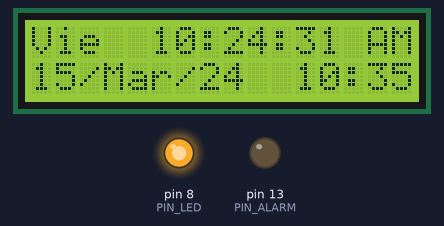
The sketch below on a simulated Arduino Uno, built with avr-gcc and run on an emulated ATmega328P. Parts: 16×2 character LCD, output pins drawn as LEDs (lit = HIGH). The local clock reads 2024-03-15 10:24:30 at power-on unless the sketch sets it.

Above: at 1.2 s.
At 5.4 s:
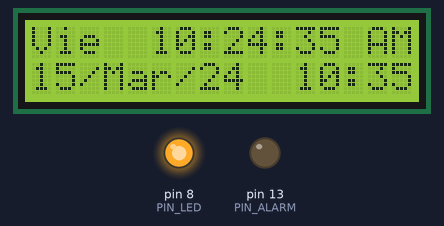
At 10.2 s:
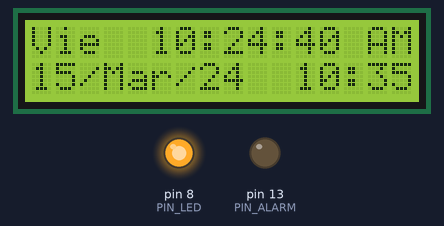
At 19.3 s:
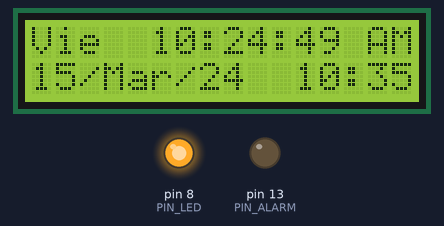
At 28.4 s:
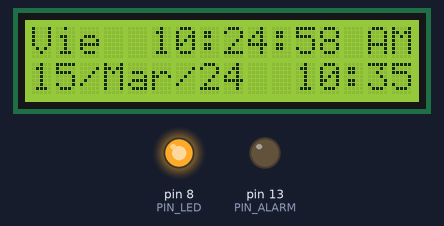
At 37.5 s:
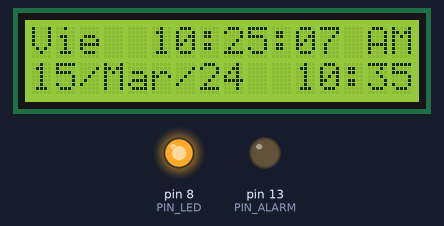

The sketch:

timbre-dr.ino
```cpp
#include <Wire.h>
#include <RTClib.h>
#include <LiquidCrystal_I2C.h>

#define PIN_ALARM 13
#define PIN_LED 8
#define PIN_ALARM_LED 5
#define RING_TIME 8

const DateTime nullTime = DateTime(1);

RTC_DS3231 rtc;
LiquidCrystal_I2C lcd(0x27, 16, 2);

DateTime alarm = nullTime;
byte nextAlarm[2] = { 0, 0 };
byte action = LOW;

String months[12] = { "Ene", "Feb", "Mar", "Abr", "May", "Jun", "Jul", "Ago", "Sep", "Oct", "Nov", "Dic" };
String days[7] = { "Dom", "Lun", "Mar", "Mie", "Jue", "Vie", "Sab" };
byte alarms[16][2] = {
  /// Mañana
  { 6, 30 },
  { 7, 30 },
  { 8, 30 },
  { 9, 30 },
  { 9, 45 },
  { 10, 35 },
  { 11, 25 },
  { 12, 10 },

  /// Tarde
  { 12, 30 },
  { 13, 30 },
  { 14, 30 },
  { 15, 25 },
  { 15, 40 },
  { 16, 30 },
  { 17, 15 },
  { 18, 0 },
};

void setup() {
  pinMode(PIN_ALARM, OUTPUT);
  pinMode(PIN_LED, OUTPUT);

  rtc.begin();
  lcd.init();
  lcd.backlight();
  lcd.clear();

  // Establece hora actual -> solo si está desincronizado
  // rtc.adjust(DateTime(__DATE__, __TIME__));

  delay(1000);
  digitalWrite(PIN_LED, HIGH);
}

void loop() {
  DateTime now = rtc.now();

  // Detiene la alarma si ya pasó el tiempo
  stopRing(now);


  // Día de la semana
  lcd.setCursor(0, 0);
  lcd.print(days[now.dayOfTheWeek()]);

  // Hora
  lcd.setCursor(5, 0);

  if (now.twelveHour() < 10)
    lcd.print('0');
  lcd.print(now.twelveHour());
  lcd.print(':');

  if (now.minute() < 10)
    lcd.print('0');
  lcd.print(now.minute());
  lcd.print(':');

  if (now.second() < 10)
    lcd.print('0');
  lcd.print(now.second());

  lcd.print(' ');
  if (now.hour() >= 12)
    lcd.print("PM");
  else
    lcd.print("AM");

  // Fecha
  lcd.setCursor(0, 1);

  if (now.day() < 10)
    lcd.print('0');
  lcd.print(now.day());
  lcd.print('/');

  lcd.print(months[now.month() - 1]);
  lcd.print('/');

  lcd.print(now.year() % 100);


  // Comprueba alarma
  checkAlarm(now);

  // Siguiente alarma
  lcd.setCursor(11, 1);
  if (nextAlarm[0] == 0 && nextAlarm[1] == 0) {
    lcd.print("  OFF");
  } else {
    if (nextAlarm[0] < 10)
      lcd.print('0');
    lcd.print(nextAlarm[0]);
    lcd.print(':');
    if (nextAlarm[1] < 10)
      lcd.print('0');
    lcd.print(nextAlarm[1]);
  }

  // Anti-lag
  delay(500);
}

void checkAlarm(DateTime time) {
  if (time.dayOfTheWeek() == 0 || time.dayOfTheWeek() == 6) {
    nextAlarm[0] = 0;
    nextAlarm[1] = 0;
    return;
  }

  for (int i = 0; i < 16; i++) {
    if (time.hour() > alarms[i][0]) {
      if (i == 15) {
        nextAlarm[0] = 0;
        nextAlarm[1] = 0;
      }
      continue;  // Si la hora ya pasó, saltar...
    }
    if (time.hour() == alarms[i][0] && time.minute() > alarms[i][1]) {
      if (i == 15) {
        nextAlarm[0] = 0;
        nextAlarm[1] = 0;
      }
      continue;  // Si la hora ya pasó y el minuto ya pasó, saltar...
    }

    nextAlarm[0] = alarms[i][0] % 12;
    if (nextAlarm[0] == 0)
      nextAlarm[0] = 12;
    nextAlarm[1] = alarms[i][1];

    if (time.hour() == alarms[i][0] && time.minute() == alarms[i][1] && time.second() == 0)
      ring(time);  // Ejecutar alarma si es la hora, minuto y segundo cero

    break;
  }
}

void ring(DateTime time) {
  setAlarm(HIGH);
  if (alarm == nullTime)
    alarm = time;
}

void stopRing(DateTime time) {
  if (alarm == nullTime) return;
  if (time.secondstime() - alarm.secondstime() > RING_TIME) {
    setAlarm(LOW);
    alarm = nullTime;
  }
}

void setAlarm(byte value) {
  digitalWrite(PIN_ALARM, value);
  digitalWrite(PIN_ALARM_LED, value);
}
```

Measured:
- what the display in image 0 shows lasts 1.1 s, from 1.1 s to 2.2 s
